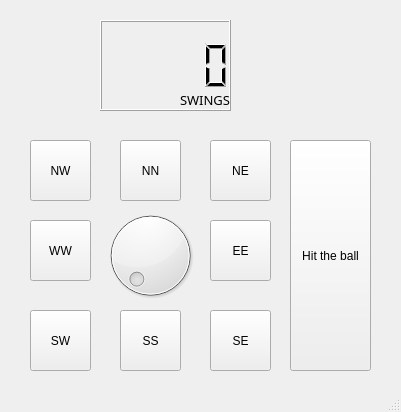
<?xml version="1.0" encoding="UTF-8"?>
<ui version="4.0">
 <class>MainWindow</class>
 <widget class="QMainWindow" name="MainWindow">
  <property name="geometry">
   <rect>
    <x>0</x>
    <y>0</y>
    <width>401</width>
    <height>412</height>
   </rect>
  </property>
  <property name="windowTitle">
   <string>MainWindow</string>
  </property>
  <property name="documentMode">
   <bool>true</bool>
  </property>
  <widget class="QWidget" name="centralwidget">
   <widget class="QDial" name="dial">
    <property name="geometry">
     <rect>
      <x>100</x>
      <y>200</y>
      <width>101</width>
      <height>111</height>
     </rect>
    </property>
   </widget>
   <widget class="QPushButton" name="pushButton_5">
    <property name="geometry">
     <rect>
      <x>290</x>
      <y>140</y>
      <width>81</width>
      <height>231</height>
     </rect>
    </property>
    <property name="text">
     <string>Hit the ball</string>
    </property>
   </widget>
   <widget class="QLCDNumber" name="lcdNumber">
    <property name="geometry">
     <rect>
      <x>100</x>
      <y>20</y>
      <width>131</width>
      <height>91</height>
     </rect>
    </property>
   </widget>
   <widget class="QLabel" name="label">
    <property name="geometry">
     <rect>
      <x>180</x>
      <y>90</y>
      <width>121</width>
      <height>20</height>
     </rect>
    </property>
    <property name="font">
     <font>
      <family>Monaco</family>
      <pointsize>10</pointsize>
     </font>
    </property>
    <property name="text">
     <string>SWINGS</string>
    </property>
   </widget>
   <widget class="QToolButton" name="toolButton_WW">
    <property name="geometry">
     <rect>
      <x>30</x>
      <y>220</y>
      <width>61</width>
      <height>61</height>
     </rect>
    </property>
    <property name="text">
     <string>WW</string>
    </property>
    <property name="icon">
     <iconset>
      <normaloff>pics/WW.png</normaloff>pics/WW.png</iconset>
    </property>
    <property name="iconSize">
     <size>
      <width>60</width>
      <height>60</height>
     </size>
    </property>
   </widget>
   <widget class="QToolButton" name="toolButton_NN">
    <property name="geometry">
     <rect>
      <x>120</x>
      <y>140</y>
      <width>61</width>
      <height>61</height>
     </rect>
    </property>
    <property name="text">
     <string>NN</string>
    </property>
    <property name="icon">
     <iconset>
      <normaloff>pics/NN.png</normaloff>pics/NN.png</iconset>
    </property>
    <property name="iconSize">
     <size>
      <width>60</width>
      <height>60</height>
     </size>
    </property>
   </widget>
   <widget class="QToolButton" name="toolButton_EE">
    <property name="geometry">
     <rect>
      <x>210</x>
      <y>220</y>
      <width>61</width>
      <height>61</height>
     </rect>
    </property>
    <property name="text">
     <string>EE</string>
    </property>
    <property name="icon">
     <iconset>
      <normaloff>pics/EE.png</normaloff>pics/EE.png</iconset>
    </property>
    <property name="iconSize">
     <size>
      <width>60</width>
      <height>60</height>
     </size>
    </property>
   </widget>
   <widget class="QToolButton" name="toolButton_SS">
    <property name="geometry">
     <rect>
      <x>120</x>
      <y>310</y>
      <width>61</width>
      <height>61</height>
     </rect>
    </property>
    <property name="text">
     <string>SS</string>
    </property>
    <property name="icon">
     <iconset>
      <normaloff>pics/SS.png</normaloff>pics/SS.png</iconset>
    </property>
    <property name="iconSize">
     <size>
      <width>60</width>
      <height>60</height>
     </size>
    </property>
   </widget>
   <widget class="QToolButton" name="toolButton_NW">
    <property name="geometry">
     <rect>
      <x>30</x>
      <y>140</y>
      <width>61</width>
      <height>61</height>
     </rect>
    </property>
    <property name="text">
     <string>NW</string>
    </property>
    <property name="icon">
     <iconset>
      <normaloff>pics/NW.png</normaloff>pics/NW.png</iconset>
    </property>
    <property name="iconSize">
     <size>
      <width>60</width>
      <height>60</height>
     </size>
    </property>
    <property name="autoRaise">
     <bool>false</bool>
    </property>
   </widget>
   <widget class="QToolButton" name="toolButton_NE">
    <property name="geometry">
     <rect>
      <x>210</x>
      <y>140</y>
      <width>61</width>
      <height>61</height>
     </rect>
    </property>
    <property name="text">
     <string>NE</string>
    </property>
    <property name="icon">
     <iconset>
      <normaloff>pics/NE.png</normaloff>pics/NE.png</iconset>
    </property>
    <property name="iconSize">
     <size>
      <width>60</width>
      <height>60</height>
     </size>
    </property>
   </widget>
   <widget class="QToolButton" name="toolButton_SW">
    <property name="geometry">
     <rect>
      <x>30</x>
      <y>310</y>
      <width>61</width>
      <height>61</height>
     </rect>
    </property>
    <property name="text">
     <string>SW</string>
    </property>
    <property name="icon">
     <iconset>
      <normaloff>pics/SW.png</normaloff>pics/SW.png</iconset>
    </property>
    <property name="iconSize">
     <size>
      <width>60</width>
      <height>60</height>
     </size>
    </property>
   </widget>
   <widget class="QToolButton" name="toolButton_SE">
    <property name="geometry">
     <rect>
      <x>210</x>
      <y>310</y>
      <width>61</width>
      <height>61</height>
     </rect>
    </property>
    <property name="text">
     <string>SE</string>
    </property>
    <property name="icon">
     <iconset>
      <normaloff>pics/SE.png</normaloff>pics/SE.png</iconset>
    </property>
    <property name="iconSize">
     <size>
      <width>60</width>
      <height>60</height>
     </size>
    </property>
   </widget>
  </widget>
  <widget class="QStatusBar" name="statusbar"/>
 </widget>
 <resources/>
 <connections/>
</ui>
